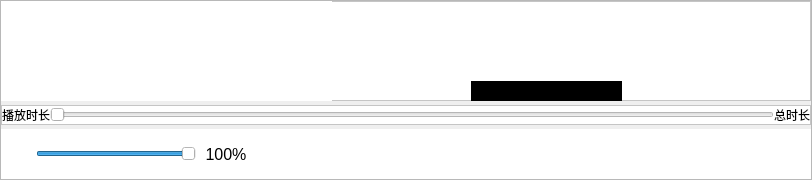
        <widget class="QFrame" name="frame_3">
         <property name="sizePolicy">
          <sizepolicy hsizetype="Expanding" vsizetype="Expanding">
           <horstretch>0</horstretch>
           <verstretch>0</verstretch>
          </sizepolicy>
         </property>
         <property name="mouseTracking">
          <bool>true</bool>
         </property>
         <property name="focusPolicy">
          <enum>Qt::NoFocus</enum>
         </property>
         <property name="frameShape">
          <enum>QFrame::StyledPanel</enum>
         </property>
         <property name="frameShadow">
          <enum>QFrame::Raised</enum>
         </property>
         <layout class="QVBoxLayout" name="verticalLayout">
          <property name="spacing">
           <number>4</number>
          </property>
          <property name="leftMargin">
           <number>0</number>
          </property>
          <property name="topMargin">
           <number>0</number>
          </property>
          <property name="rightMargin">
           <number>0</number>
          </property>
          <property name="bottomMargin">
           <number>0</number>
          </property>
          <item>
           <widget class="QFrame" name="videoPlay">
            <property name="enabled">
             <bool>true</bool>
            </property>
            <property name="sizePolicy">
             <sizepolicy hsizetype="Expanding" vsizetype="Expanding">
              <horstretch>0</horstretch>
              <verstretch>0</verstretch>
             </sizepolicy>
            </property>
            <property name="minimumSize">
             <size>
              <width>100</width>
              <height>100</height>
             </size>
            </property>
            <property name="mouseTracking">
             <bool>true</bool>
            </property>
            <property name="focusPolicy">
             <enum>Qt::NoFocus</enum>
            </property>
            <property name="styleSheet">
             <string notr="true">background-color: #ffffff;

color: rgb(0, 0, 0);</string>
            </property>
            <property name="frameShape">
             <enum>QFrame::StyledPanel</enum>
            </property>
            <property name="frameShadow">
             <enum>QFrame::Raised</enum>
            </property>
            <widget class="QPushButton" name="openBtn">
             <property name="geometry">
              <rect>
               <x>340</x>
               <y>190</y>
               <width>166</width>
               <height>100</height>
              </rect>
             </property>
             <property name="sizePolicy">
              <sizepolicy hsizetype="Fixed" vsizetype="Fixed">
               <horstretch>0</horstretch>
               <verstretch>0</verstretch>
              </sizepolicy>
             </property>
             <property name="minimumSize">
              <size>
               <width>0</width>
               <height>100</height>
              </size>
             </property>
             <property name="font">
              <font>
               <pointsize>14</pointsize>
              </font>
             </property>
             <property name="mouseTracking">
              <bool>true</bool>
             </property>
             <property name="focusPolicy">
              <enum>Qt::NoFocus</enum>
             </property>
             <property name="styleSheet">
              <string notr="true">QPushButton {
    border: none;
    background: transparent;
}
</string>
             </property>
             <property name="text">
              <string/>
             </property>
             <property name="icon">
              <iconset resource="../../icons.qrc">
               <normaloff>:/new/prefix1/icons/open.svg</normaloff>:/new/prefix1/icons/open.svg</iconset>
             </property>
             <property name="iconSize">
              <size>
               <width>50</width>
               <height>50</height>
              </size>
             </property>
            </widget>
            <widget class="QPushButton" name="listButton">
             <property name="geometry">
              <rect>
               <x>580</x>
               <y>200</y>
               <width>30</width>
               <height>40</height>
              </rect>
             </property>
             <property name="sizePolicy">
              <sizepolicy hsizetype="Fixed" vsizetype="Fixed">
               <horstretch>0</horstretch>
               <verstretch>0</verstretch>
              </sizepolicy>
             </property>
             <property name="font">
              <font>
               <family>Microsoft YaHei</family>
               <pointsize>14</pointsize>
              </font>
             </property>
             <property name="mouseTracking">
              <bool>true</bool>
             </property>
             <property name="focusPolicy">
              <enum>Qt::NoFocus</enum>
             </property>
             <property name="styleSheet">
              <string notr="true">QPushButton {
	background-color: rgb(64, 66, 68);
    border: none;
}
</string>
             </property>
             <property name="text">
              <string>&lt;</string>
             </property>
            </widget>
            <widget class="QLabel" name="backgroundlabel">
             <property name="geometry">
              <rect>
               <x>0</x>
               <y>0</y>
               <width>331</width>
               <height>391</height>
              </rect>
             </property>
             <property name="sizePolicy">
              <sizepolicy hsizetype="Expanding" vsizetype="Expanding">
               <horstretch>0</horstretch>
               <verstretch>0</verstretch>
              </sizepolicy>
             </property>
             <property name="mouseTracking">
              <bool>true</bool>
             </property>
             <property name="focusPolicy">
              <enum>Qt::NoFocus</enum>
             </property>
             <property name="text">
              <string/>
             </property>
             <property name="scaledContents">
              <bool>true</bool>
             </property>
            </widget>
            <widget class="QLabel" name="playlabel">
             <property name="geometry">
              <rect>
               <x>470</x>
               <y>80</y>
               <width>151</width>
               <height>91</height>
              </rect>
             </property>
             <property name="mouseTracking">
              <bool>true</bool>
             </property>
             <property name="focusPolicy">
              <enum>Qt::NoFocus</enum>
             </property>
             <property name="styleSheet">
              <string notr="true">background-color: rgb(0, 0, 0);</string>
             </property>
             <property name="text">
              <string/>
             </property>
            </widget>
           </widget>
          </item>
          <item>
           <widget class="QFrame" name="funcBar">
            <property name="sizePolicy">
             <sizepolicy hsizetype="Expanding" vsizetype="Fixed">
              <horstretch>0</horstretch>
              <verstretch>0</verstretch>
             </sizepolicy>
            </property>
            <property name="maximumSize">
             <size>
              <width>16777215</width>
              <height>40</height>
             </size>
            </property>
            <property name="mouseTracking">
             <bool>false</bool>
            </property>
            <property name="focusPolicy">
             <enum>Qt::NoFocus</enum>
            </property>
            <property name="styleSheet">
             <string notr="true">background-color: #ffffff;

color: rgb(0, 0, 0);</string>
            </property>
            <property name="frameShape">
             <enum>QFrame::StyledPanel</enum>
            </property>
            <property name="frameShadow">
             <enum>QFrame::Raised</enum>
            </property>
            <property name="lineWidth">
             <number>0</number>
            </property>
            <layout class="QHBoxLayout" name="horizontalLayout_2">
             <property name="spacing">
              <number>0</number>
             </property>
             <property name="leftMargin">
              <number>0</number>
             </property>
             <property name="topMargin">
              <number>0</number>
             </property>
             <property name="rightMargin">
              <number>0</number>
             </property>
             <property name="bottomMargin">
              <number>0</number>
             </property>
             <item>
              <widget class="QLabel" name="BeginTime">
               <property name="mouseTracking">
                <bool>false</bool>
               </property>
               <property name="focusPolicy">
                <enum>Qt::NoFocus</enum>
               </property>
               <property name="styleSheet">
                <string notr="true">QLabel {
  background-color: #ffffff;

color: rgb(0, 0, 0);
}</string>
               </property>
               <property name="text">
                <string>播放时长</string>
               </property>
              </widget>
             </item>
             <item>
              <widget class="QSlider" name="slider">
               <property name="enabled">
                <bool>true</bool>
               </property>
               <property name="font">
                <font>
                 <stylestrategy>PreferDefault</stylestrategy>
                </font>
               </property>
               <property name="mouseTracking">
                <bool>false</bool>
               </property>
               <property name="focusPolicy">
                <enum>Qt::NoFocus</enum>
               </property>
               <property name="styleSheet">
                <string notr="true">QSlider{
        border-radius:6px; 
background-color: #ffffff;

color: rgb(0, 0, 0);   
 };
</string>
               </property>
               <property name="maximum">
                <number>100</number>
               </property>
               <property name="orientation">
                <enum>Qt::Horizontal</enum>
               </property>
               <property name="tickPosition">
                <enum>QSlider::NoTicks</enum>
               </property>
              </widget>
             </item>
             <item>
              <widget class="QLabel" name="EndTime">
               <property name="focusPolicy">
                <enum>Qt::NoFocus</enum>
               </property>
               <property name="styleSheet">
                <string notr="true">QLabel {
  background-color: #ffffff;

color: rgb(0, 0, 0);
}</string>
               </property>
               <property name="text">
                <string>总时长</string>
               </property>
              </widget>
             </item>
            </layout>
           </widget>
          </item>
          <item>
           <widget class="QFrame" name="func">
            <property name="sizePolicy">
             <sizepolicy hsizetype="Expanding" vsizetype="Fixed">
              <horstretch>0</horstretch>
              <verstretch>0</verstretch>
             </sizepolicy>
            </property>
            <property name="minimumSize">
             <size>
              <width>0</width>
              <height>50</height>
             </size>
            </property>
            <property name="maximumSize">
             <size>
              <width>16777215</width>
              <height>50</height>
             </size>
            </property>
            <property name="mouseTracking">
             <bool>false</bool>
            </property>
            <property name="focusPolicy">
             <enum>Qt::NoFocus</enum>
            </property>
            <property name="styleSheet">
             <string notr="true">QFrame{
border: none;
background-color: #ffffff;

color: rgb(0, 0, 0);
}
</string>
            </property>
            <layout class="QHBoxLayout" name="horizontalLayout">
             <property name="spacing">
              <number>0</number>
             </property>
             <property name="leftMargin">
              <number>0</number>
             </property>
             <property name="topMargin">
              <number>0</number>
             </property>
             <property name="rightMargin">
              <number>0</number>
             </property>
             <property name="bottomMargin">
              <number>0</number>
             </property>
             <item>
              <widget class="QPushButton" name="voiceIcon">
               <property name="minimumSize">
                <size>
                 <width>35</width>
                 <height>35</height>
                </size>
               </property>
               <property name="maximumSize">
                <size>
                 <width>35</width>
                 <height>35</height>
                </size>
               </property>
               <property name="mouseTracking">
                <bool>false</bool>
               </property>
               <property name="focusPolicy">
                <enum>Qt::NoFocus</enum>
               </property>
               <property name="styleSheet">
                <string notr="true">QPushButton {
    border: none;
    background: transparent;

}
</string>
               </property>
               <property name="text">
                <string/>
               </property>
               <property name="icon">
                <iconset>
                 <normaloff>../../icons/voice-on.svg</normaloff>../../icons/voice-on.svg</iconset>
               </property>
               <property name="iconSize">
                <size>
                 <width>35</width>
                 <height>35</height>
                </size>
               </property>
              </widget>
             </item>
             <item>
              <widget class="QSlider" name="voiceSlider">
               <property name="sizePolicy">
                <sizepolicy hsizetype="Fixed" vsizetype="Fixed">
                 <horstretch>0</horstretch>
                 <verstretch>0</verstretch>
                </sizepolicy>
               </property>
               <property name="minimumSize">
                <size>
                 <width>160</width>
                 <height>0</height>
                </size>
               </property>
               <property name="maximumSize">
                <size>
                 <width>160</width>
                 <height>16777215</height>
                </size>
               </property>
               <property name="mouseTracking">
                <bool>false</bool>
               </property>
               <property name="focusPolicy">
                <enum>Qt::NoFocus</enum>
               </property>
               <property name="styleSheet">
                <string notr="true">background-color: #ffffff;

color: rgb(0, 0, 0);</string>
               </property>
               <property name="maximum">
                <number>100</number>
               </property>
               <property name="value">
                <number>100</number>
               </property>
               <property name="orientation">
                <enum>Qt::Horizontal</enum>
               </property>
              </widget>
             </item>
             <item>
              <widget class="QLabel" name="voice">
               <property name="sizePolicy">
                <sizepolicy hsizetype="Fixed" vsizetype="Fixed">
                 <horstretch>0</horstretch>
                 <verstretch>0</verstretch>
                </sizepolicy>
               </property>
               <property name="minimumSize">
                <size>
                 <width>60</width>
                 <height>50</height>
                </size>
               </property>
               <property name="maximumSize">
                <size>
                 <width>60</width>
                 <height>16777215</height>
                </size>
               </property>
               <property name="font">
                <font>
                 <family>Microsoft YaHei UI</family>
                 <pointsize>12</pointsize>
                </font>
               </property>
               <property name="mouseTracking">
                <bool>false</bool>
               </property>
               <property name="focusPolicy">
                <enum>Qt::NoFocus</enum>
               </property>
               <property name="styleSheet">
                <string notr="true">QLabel {
  background-color: #ffffff;

color: rgb(0, 0, 0);
}</string>
               </property>
               <property name="text">
                <string>100%</string>
               </property>
               <property name="alignment">
                <set>Qt::AlignCenter</set>
               </property>
              </widget>
             </item>
             <item>
              <spacer name="horizontalSpacer">
               <property name="orientation">
                <enum>Qt::Horizontal</enum>
               </property>
               <property name="sizeHint" stdset="0">
                <size>
                 <width>40</width>
                 <height>20</height>
                </size>
               </property>
              </spacer>
             </item>
             <item>
              <widget class="QPushButton" name="stopIcon">
               <property name="sizePolicy">
                <sizepolicy hsizetype="Fixed" vsizetype="Fixed">
                 <horstretch>0</horstretch>
                 <verstretch>0</verstretch>
                </sizepolicy>
               </property>
               <property name="minimumSize">
                <size>
                 <width>40</width>
                 <height>40</height>
                </size>
               </property>
               <property name="mouseTracking">
                <bool>false</bool>
               </property>
               <property name="focusPolicy">
                <enum>Qt::NoFocus</enum>
               </property>
               <property name="styleSheet">
                <string notr="true">QPushButton {
    border: none;
    background: transparent;
}
</string>
               </property>
               <property name="text">
                <string/>
               </property>
               <property name="icon">
                <iconset>
                 <normaloff>../../icons/stop.svg</normaloff>../../icons/stop.svg</iconset>
               </property>
               <property name="iconSize">
                <size>
                 <width>40</width>
                 <height>40</height>
                </size>
               </property>
              </widget>
             </item>
             <item>
              <spacer name="horizontalSpacer_2">
               <property name="orientation">
                <enum>Qt::Horizontal</enum>
               </property>
               <property name="sizeType">
                <enum>QSizePolicy::Preferred</enum>
               </property>
               <property name="sizeHint" stdset="0">
                <size>
                 <width>10</width>
                 <height>20</height>
                </size>
               </property>
              </spacer>
             </item>
             <item>
              <widget class="QPushButton" name="lastIcon">
               <property name="sizePolicy">
                <sizepolicy hsizetype="Fixed" vsizetype="Fixed">
                 <horstretch>0</horstretch>
                 <verstretch>0</verstretch>
                </sizepolicy>
               </property>
               <property name="minimumSize">
                <size>
                 <width>40</width>
                 <height>40</height>
                </size>
               </property>
               <property name="maximumSize">
                <size>
                 <width>1000</width>
                 <height>1000</height>
                </size>
               </property>
               <property name="mouseTracking">
                <bool>false</bool>
               </property>
               <property name="focusPolicy">
                <enum>Qt::NoFocus</enum>
               </property>
               <property name="styleSheet">
                <string notr="true">QPushButton {
    border: none;
    background: transparent;
}
</string>
               </property>
               <property name="text">
                <string/>
               </property>
               <property name="icon">
                <iconset>
                 <normaloff>../../icons/last.svg</normaloff>../../icons/last.svg</iconset>
               </property>
               <property name="iconSize">
                <size>
                 <width>45</width>
                 <height>45</height>
                </size>
               </property>
              </widget>
             </item>
             <item>
              <spacer name="horizontalSpacer_3">
               <property name="orientation">
                <enum>Qt::Horizontal</enum>
               </property>
               <property name="sizeType">
                <enum>QSizePolicy::Preferred</enum>
               </property>
               <property name="sizeHint" stdset="0">
                <size>
                 <width>5</width>
                 <height>20</height>
                </size>
               </property>
              </spacer>
             </item>
             <item>
              <widget class="QPushButton" name="playIcon">
               <property name="enabled">
                <bool>true</bool>
               </property>
               <property name="minimumSize">
                <size>
                 <width>50</width>
                 <height>50</height>
                </size>
               </property>
               <property name="mouseTracking">
                <bool>false</bool>
               </property>
               <property name="focusPolicy">
                <enum>Qt::NoFocus</enum>
               </property>
               <property name="styleSheet">
                <string notr="true">QPushButton {
    border: none;
    background: transparent;
    qproperty-iconSize: 50px 50px;
}

</string>
               </property>
               <property name="text">
                <string/>
               </property>
               <property name="icon">
                <iconset>
                 <normaloff>../../icons/pause.svg</normaloff>../../icons/pause.svg</iconset>
               </property>
               <property name="iconSize">
                <size>
                 <width>50</width>
                 <height>50</height>
                </size>
               </property>
               <property name="checkable">
                <bool>false</bool>
               </property>
               <property name="autoDefault">
                <bool>false</bool>
               </property>
              </widget>
             </item>
             <item>
              <spacer name="horizontalSpacer_5">
               <property name="orientation">
                <enum>Qt::Horizontal</enum>
               </property>
               <property name="sizeType">
                <enum>QSizePolicy::Preferred</enum>
               </property>
               <property name="sizeHint" stdset="0">
                <size>
                 <width>5</width>
                 <height>20</height>
                </size>
               </property>
              </spacer>
             </item>
             <item>
              <widget class="QPushButton" name="nextIcon">
               <property name="minimumSize">
                <size>
                 <width>40</width>
                 <height>40</height>
                </size>
               </property>
               <property name="maximumSize">
                <size>
                 <width>10000</width>
                 <height>1000</height>
                </size>
               </property>
               <property name="mouseTracking">
                <bool>false</bool>
               </property>
               <property name="focusPolicy">
                <enum>Qt::NoFocus</enum>
               </property>
               <property name="styleSheet">
                <string notr="true">QPushButton {
    border: none;
    background: transparent;
	qproperty-iconSize: 45px 45px;
}
</string>
               </property>
               <property name="text">
                <string/>
               </property>
               <property name="icon">
                <iconset>
                 <normaloff>../../icons/next.svg</normaloff>../../icons/next.svg</iconset>
               </property>
               <property name="iconSize">
                <size>
                 <width>45</width>
                 <height>45</height>
                </size>
               </property>
              </widget>
             </item>
             <item>
              <spacer name="horizontalSpacer_4">
               <property name="orientation">
                <enum>Qt::Horizontal</enum>
               </property>
               <property name="sizeHint" stdset="0">
                <size>
                 <width>40</width>
                 <height>20</height>
                </size>
               </property>
              </spacer>
             </item>
             <item>
              <widget class="QLabel" name="label_4">
               <property name="sizePolicy">
                <sizepolicy hsizetype="Fixed" vsizetype="Preferred">
                 <horstretch>0</horstretch>
                 <verstretch>0</verstretch>
                </sizepolicy>
               </property>
               <property name="minimumSize">
                <size>
                 <width>150</width>
                 <height>0</height>
                </size>
               </property>
               <property name="text">
                <string/>
               </property>
              </widget>
             </item>
             <item>
              <widget class="QPushButton" name="setting">
               <property name="sizePolicy">
                <sizepolicy hsizetype="Fixed" vsizetype="Fixed">
                 <horstretch>0</horstretch>
                 <verstretch>0</verstretch>
                </sizepolicy>
               </property>
               <property name="minimumSize">
                <size>
                 <width>100</width>
                 <height>40</height>
                </size>
               </property>
               <property name="maximumSize">
                <size>
                 <width>100</width>
                 <height>16777215</height>
                </size>
               </property>
               <property name="focusPolicy">
                <enum>Qt::NoFocus</enum>
               </property>
               <property name="layoutDirection">
                <enum>Qt::LeftToRight</enum>
               </property>
               <property name="styleSheet">
                <string notr="true">QPushButton {
    border: none;
    background: transparent;

}
</string>
               </property>
               <property name="text">
                <string/>
               </property>
               <property name="icon">
                <iconset resource="../../icons.qrc">
                 <normaloff>:/new/prefix1/icons/setting.svg</normaloff>:/new/prefix1/icons/setting.svg</iconset>
               </property>
               <property name="iconSize">
                <size>
                 <width>45</width>
                 <height>45</height>
                </size>
               </property>
              </widget>
             </item>
             <item>
              <widget class="QPushButton" name="allButton">
               <property name="sizePolicy">
                <sizepolicy hsizetype="Fixed" vsizetype="Fixed">
                 <horstretch>0</horstretch>
                 <verstretch>0</verstretch>
                </sizepolicy>
               </property>
               <property name="minimumSize">
                <size>
                 <width>35</width>
                 <height>35</height>
                </size>
               </property>
               <property name="mouseTracking">
                <bool>false</bool>
               </property>
               <property name="focusPolicy">
                <enum>Qt::NoFocus</enum>
               </property>
               <property name="styleSheet">
                <string notr="true">QPushButton {
    border: none;
    background: transparent;
}
</string>
               </property>
               <property name="text">
                <string/>
               </property>
               <property name="icon">
                <iconset>
                 <normaloff>../../icons/全屏 (1).svg</normaloff>../../icons/全屏 (1).svg</iconset>
               </property>
               <property name="iconSize">
                <size>
                 <width>35</width>
                 <height>35</height>
                </size>
               </property>
              </widget>
             </item>
            </layout>
           </widget>
          </item>
         </layout>
        </widget>
